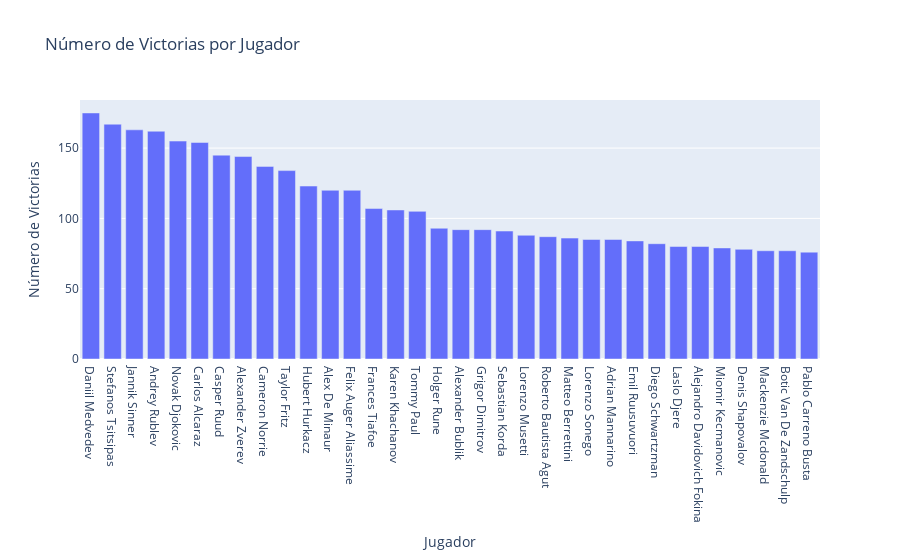

Here is the notebook cell this chart was saved with:
### Code cell
# Datos
jugadores = ganadores['ganador_nombre'].tolist()
victorias = ganadores['count'].tolist()

# Creamos el gráfico de barras
fig = go.Figure(data=[go.Bar(x=jugadores, y=victorias)])

# Personalizamos el diseño del gráfico
fig.update_layout(
    title='Número de Victorias por Jugador',
    xaxis=dict(title='Jugador'),
    yaxis=dict(title='Número de Victorias')
)
fig.show()

### Figure 1 — Plotly figure (JSON) as saved in the notebook; plotly's stock layout.template omitted (floating-point values rounded to 4 significant figures)
{"data": [{"type": "bar", "x": ["Daniil Medvedev", "Stefanos Tsitsipas", "Jannik Sinner", "Andrey Rublev", "Novak Djokovic", "Carlos Alcaraz", "Casper Ruud", "Alexander Zverev", "Cameron Norrie", "Taylor Fritz", "Hubert Hurkacz", "Alex De Minaur", "Felix Auger Aliassime", "Frances Tiafoe", "Karen Khachanov", "Tommy Paul", "Holger Rune", "Alexander Bublik", "Grigor Dimitrov", "Sebastian Korda", "Lorenzo Musetti", "Roberto Bautista Agut", "Matteo Berrettini", "Lorenzo Sonego", "Adrian Mannarino", "Emil Ruusuvuori", "Diego Schwartzman", "Laslo Djere", "Alejandro Davidovich Fokina", "Miomir Kecmanovic", "Denis Shapovalov", "Mackenzie Mcdonald", "Botic Van De Zandschulp", "Pablo Carreno Busta"], "y": [175, 167, 163, 162, 155, 154, 145, 144, 137, 134, 123, 120, 120, 107, 106, 105, 93, 92, 92, 91, 88, 87, 86, 85, 85, 84, 82, 80, 80, 79, 78, 77, 77, 76]}], "layout": {"title": {"text": "Número de Victorias por Jugador"}, "xaxis": {"title": {"text": "Jugador"}}, "yaxis": {"title": {"text": "Número de Victorias"}}}}
